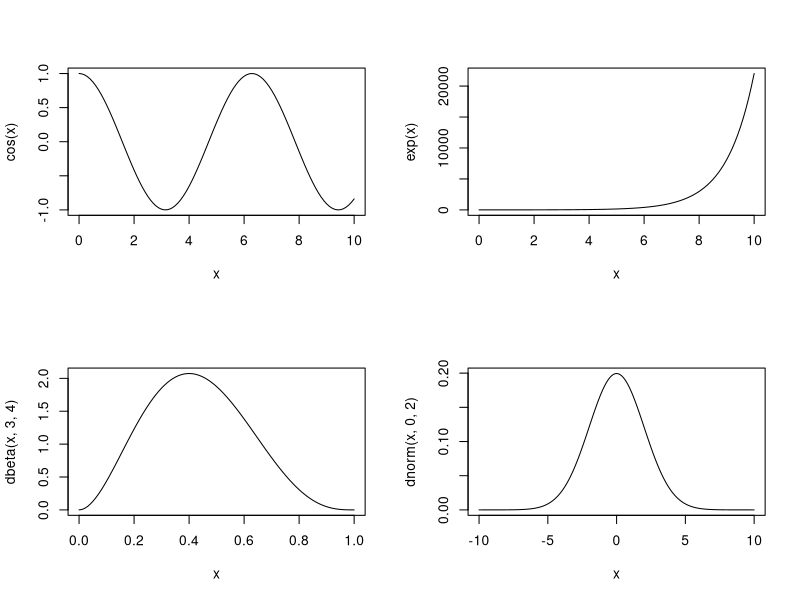

The R script that drew this image:
# plotting.R provides some simple examples of how to plot functions in R
#
# Kevin Quinn
# Dept. of Political Science and CSSS
# quinn@stat.washington.edu
#

# let's put 4 graphs on 1 page
par(mfrow=c(2,2))


# plot the cosine function on [0,10]
x <- 0:100/10
plot(x, cos(x), type="l")

# plot exp(x) on [0,10]
plot(x,exp(x), type="l")

# plot the beta(3,4) density function on [0,1]
x <- 0:100/100
plot(x, dbeta(x,3,4), type="l")

# plot a normal(0,4) density on [-10,10]
x <- -100:100/10
plot(x, dnorm(x,0,2), type="l")
